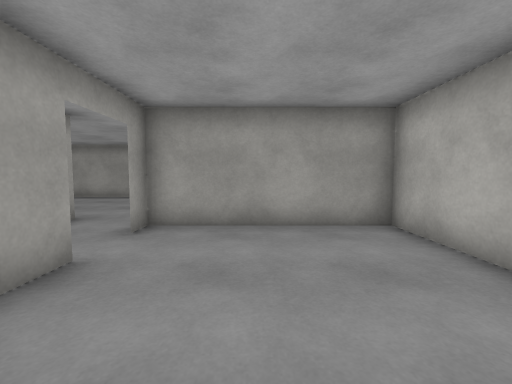
view 1 (above)

21 first-person views from a walk through a 3-D level made in the Unity game engine. The camera is 1.2 m above the floor, tilts 4° down and sees 90° across. The floor is counted in squares, 1.09 m on a side. Each view is taken from the middle of a square. On the plan, view 1 faces up. The plan holds only what a view shows up to about 12 squares ahead; the rest is blank. The place goes on beyond the plan. The player is left out. Surface patterns are stand-ins for the level's own textures.

view 2
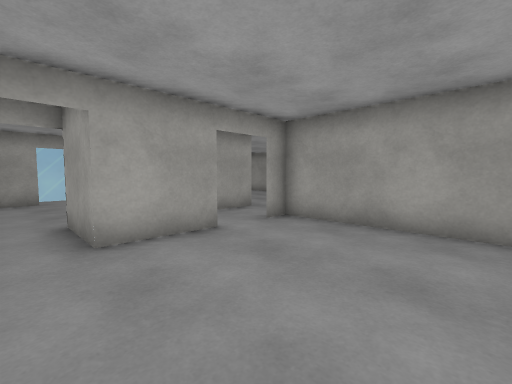

view 3
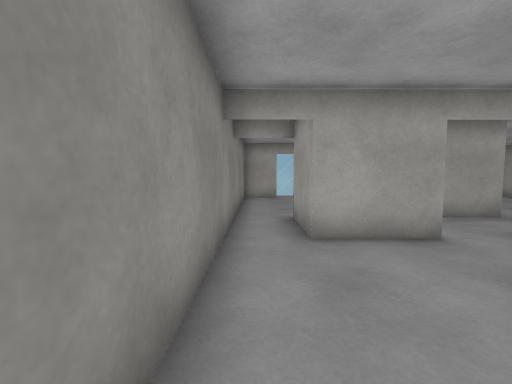

view 4
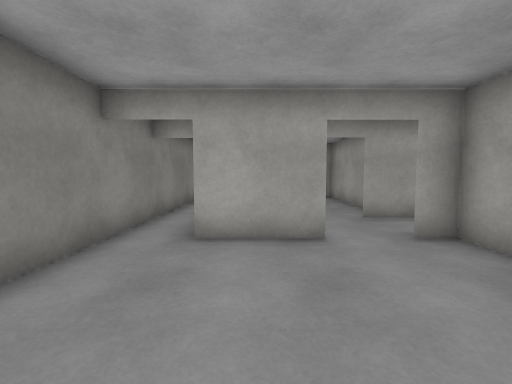

view 5
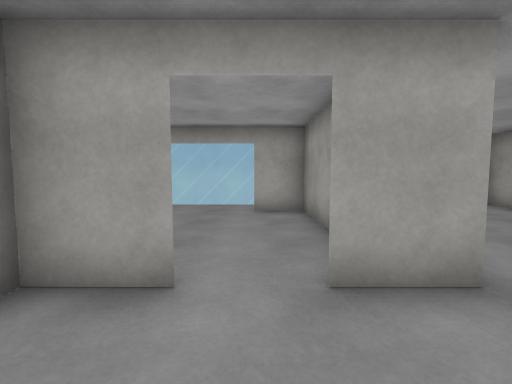

view 6
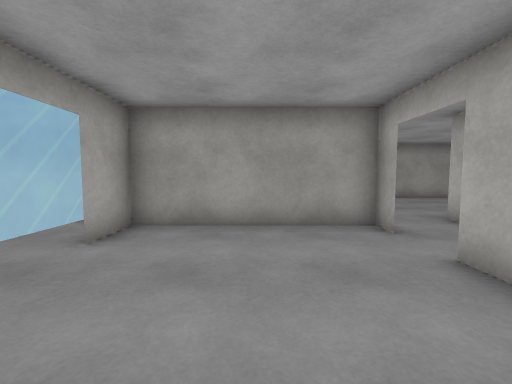

view 7
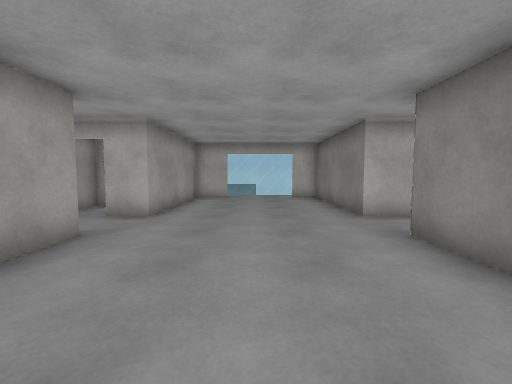

view 8
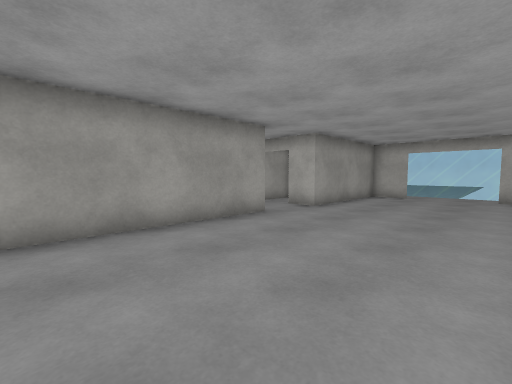

view 9
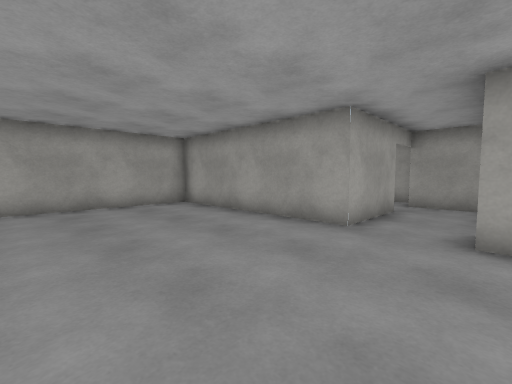

view 10
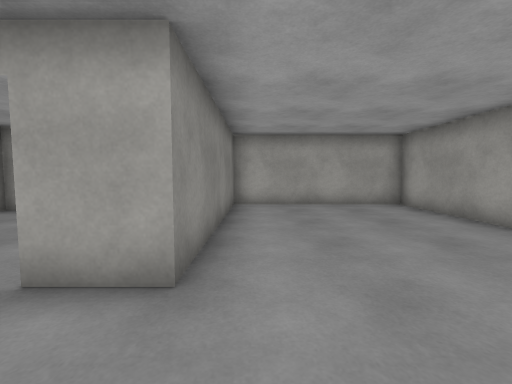

view 11
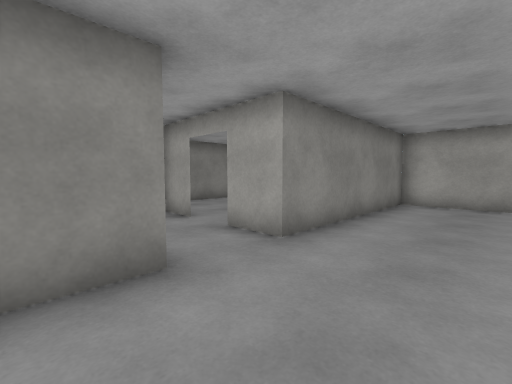

view 12
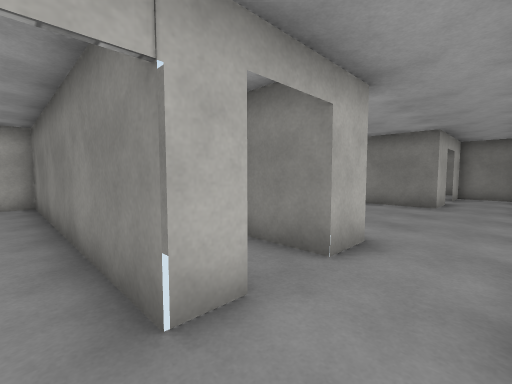

view 13
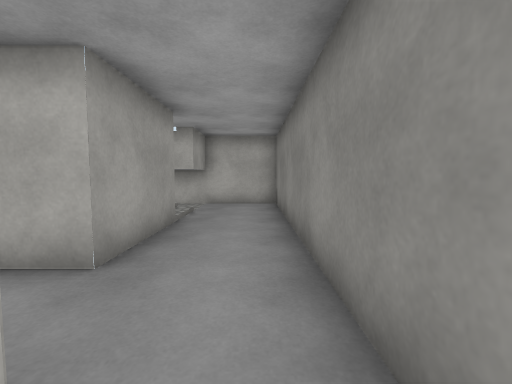

view 14
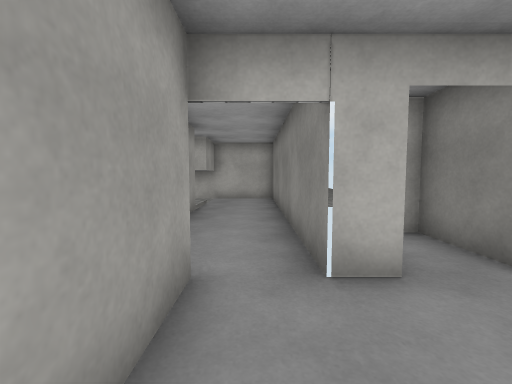

view 15
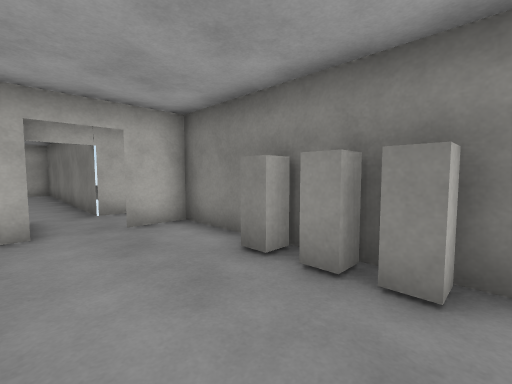

view 16
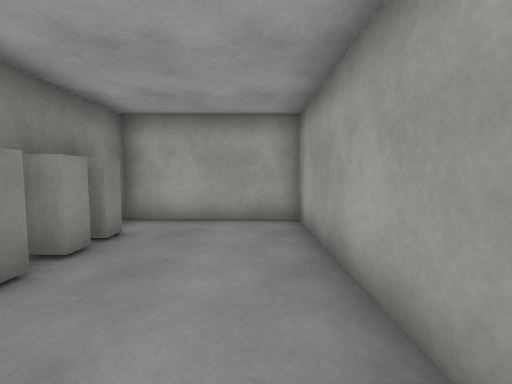

view 17
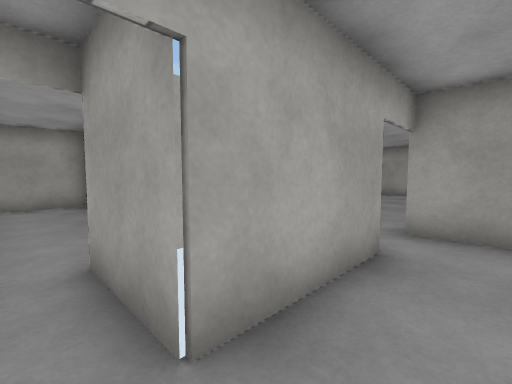

view 18
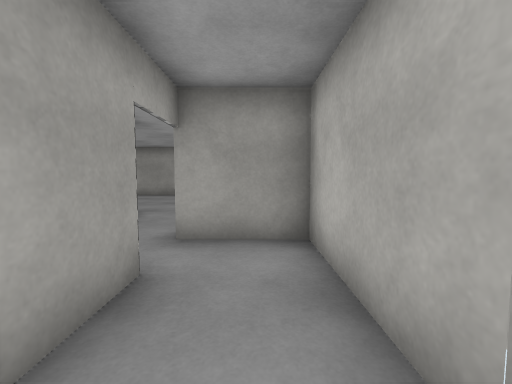

view 19
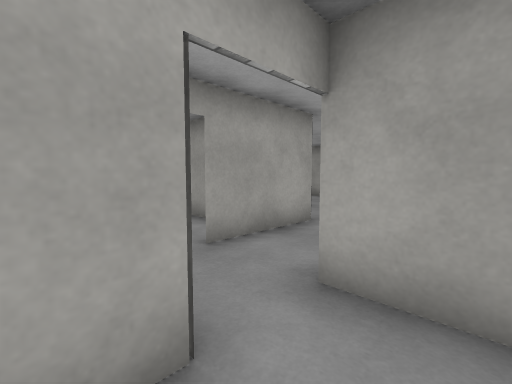

view 20
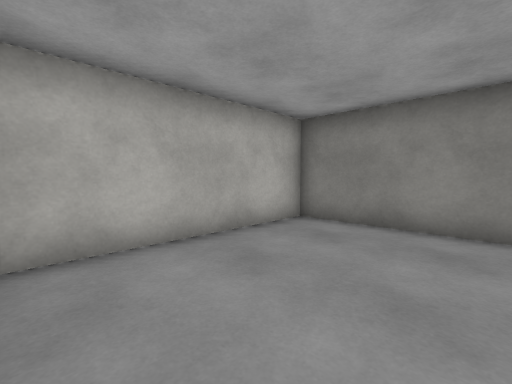

view 21
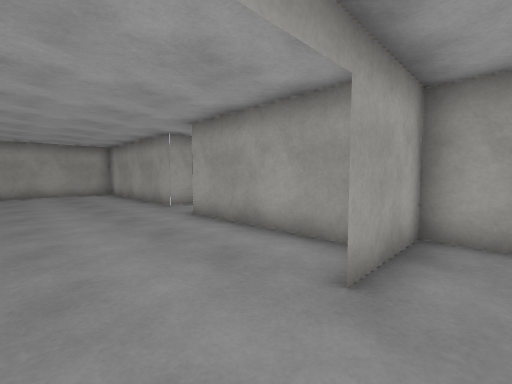

### Floor plan
Ten units are one square. View 1 is at (0, 0); x grows to the right and y downward. Boxes are objects, and circles mark ways between rooms. Rooms are numbered by the first view taken in them; rooms with no view inside come last. Other rooms are left out.
<svg viewBox="-117 -225 187 236">
<path fill="none" stroke="#000" d="M-23 -32 -23 -10 -45 -10M-45 6 29 6 29 -54 -23 -54 -23 -46M-44 -25 -44 -32M-44 -46 -44 -54 -97 -54 -97 -39M-97 -10 -97 6 -45 6M-23 -46 -23 -62 29 -62 29 -74M-23 -144 -23 -152M29 -102 29 -118 -23 -118 -23 -129 -1 -129M-1 -144 -20 -144M-44 -152 -44 -122 -112 -122 -112 -62 -44 -62 -44 -46M41 -129 29 -129 29 -103M-23 -152 65 -152 65 -190M30 -179 -1 -179 -1 -213 -24 -213M-23 -198 -23 -167 -44 -167M65 -179 47 -179M-44 -167 -44 -171M-48 -180 -112 -180 -112 -138 -44 -138 -44 -152M-44 -32 -44 -17 -23 -17 -23 -32"/>
<rect x="-95" y="-145" width="10" height="10" fill="#bbb"><title>other object</title></rect>
<rect x="-75" y="-145" width="10" height="10" fill="#bbb"><title>other object</title></rect>
<circle cx="-40" cy="0" r="3" fill="#2a7"/>
<circle cx="-20" cy="-40" r="3" fill="#2a7"/>
<circle cx="-40" cy="-40" r="3" fill="#2a7"/>
<circle cx="-30" cy="-150" r="3" fill="#2a7"/>
<circle cx="-30" cy="-55" r="3" fill="#2a7"/>
<circle cx="-40" cy="-160" r="3" fill="#2a7"/>
<text x="0" y="-20">1</text>
<text x="-70" y="-30">2</text>
<text x="-30" y="-90">3</text>
<text x="0" y="-170">4</text>
<text x="-80" y="-160">5</text>
<text x="-30" y="-30">6</text>
</svg>
Room 1 opens to room 2. Room 1 opens to room 6. Room 2 opens to room 6. Room 3 opens to room 4. Room 3 opens to room 6. Room 4 opens to room 5.

Where each view was taken, in squares from view 1:
view 1: 0 up, 0 right, facing up
view 2: 0 up, 2 right, facing up-left
view 3: 0 up, 2 right, facing left
view 4: 2 up, 2 right, facing left
view 5: 4 up, 2 left, facing left
view 6: 0 up, 7 left, facing up
view 7: 9 up, 9 left, facing right
view 8: 7 up, 10 left, facing up-right
view 9: 7 up, 2 left, facing up-left
view 10: 7 up, 2 left, facing left
view 11: 9 up, 1 left, facing down-left
view 12: 16 up, 4 left, facing down-right
view 13: 16 up, 3 left, facing right
view 14: 16 up, 5 left, facing right
view 15: 17 up, 10 left, facing down-right
view 16: 17 up, 5 left, facing left
view 17: 16 up, 1 left, facing up-left
view 18: 17 up, 1 left, facing up
view 19: 19 up, 1 left, facing up-left
view 20: 5 up, 1 left, facing down-right
view 21: 8 up, 4 right, facing up-left
